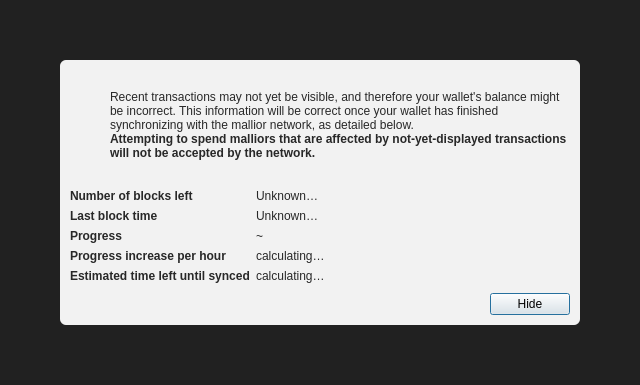
<?xml version="1.0" encoding="UTF-8"?>
<ui version="4.0">
 <class>ModalOverlay</class>
 <widget class="QWidget" name="ModalOverlay">
  <property name="geometry">
   <rect>
    <x>0</x>
    <y>0</y>
    <width>640</width>
    <height>385</height>
   </rect>
  </property>
  <property name="windowTitle">
   <string>Form</string>
  </property>
  <layout class="QVBoxLayout" name="verticalLayout" stretch="0">
   <property name="sizeConstraint">
    <enum>QLayout::SetDefaultConstraint</enum>
   </property>
   <property name="leftMargin">
    <number>0</number>
   </property>
   <property name="topMargin">
    <number>0</number>
   </property>
   <property name="rightMargin">
    <number>0</number>
   </property>
   <property name="bottomMargin">
    <number>0</number>
   </property>
   <item>
    <widget class="QWidget" name="bgWidget" native="true">
     <property name="styleSheet">
      <string notr="true">#bgWidget { background: rgba(0,0,0,220); }</string>
     </property>
     <layout class="QVBoxLayout" name="verticalLayoutMain" stretch="1">
      <property name="leftMargin">
       <number>60</number>
      </property>
      <property name="topMargin">
       <number>60</number>
      </property>
      <property name="rightMargin">
       <number>60</number>
      </property>
      <property name="bottomMargin">
       <number>60</number>
      </property>
      <item>
       <widget class="QWidget" name="contentWidget" native="true">
        <property name="styleSheet">
         <string notr="true">#contentWidget { background: rgba(255,255,255,240); border-radius: 6px; }

QLabel { color: rgb(40,40,40);  }</string>
        </property>
        <layout class="QVBoxLayout" name="verticalLayoutSub" stretch="1,0,0,0">
         <property name="spacing">
          <number>0</number>
         </property>
         <property name="leftMargin">
          <number>10</number>
         </property>
         <property name="topMargin">
          <number>10</number>
         </property>
         <property name="rightMargin">
          <number>10</number>
         </property>
         <property name="bottomMargin">
          <number>10</number>
         </property>
         <item>
          <layout class="QHBoxLayout" name="horizontalLayoutIconText" stretch="0,1">
           <property name="topMargin">
            <number>20</number>
           </property>
           <item>
            <layout class="QVBoxLayout" name="verticalLayoutIcon">
             <property name="leftMargin">
              <number>0</number>
             </property>
             <item>
              <widget class="QPushButton" name="warningIcon">
               <property name="enabled">
                <bool>false</bool>
               </property>
               <property name="text">
                <string/>
               </property>
               <property name="icon">
                <iconset>
                 <normaloff>:/icons/warning</normaloff>
                 <disabledoff>:/icons/warning</disabledoff>:/icons/warning</iconset>
               </property>
               <property name="iconSize">
                <size>
                 <width>48</width>
                 <height>48</height>
                </size>
               </property>
               <property name="flat">
                <bool>true</bool>
               </property>
              </widget>
             </item>
             <item>
              <spacer name="verticalSpacerWarningIcon">
               <property name="orientation">
                <enum>Qt::Vertical</enum>
               </property>
               <property name="sizeHint" stdset="0">
                <size>
                 <width>20</width>
                 <height>40</height>
                </size>
               </property>
              </spacer>
             </item>
            </layout>
           </item>
           <item>
            <layout class="QVBoxLayout" name="verticalLayoutInfoText">
             <property name="leftMargin">
              <number>0</number>
             </property>
             <property name="topMargin">
              <number>0</number>
             </property>
             <item>
              <widget class="QLabel" name="infoText">
               <property name="text">
                <string>Recent transactions may not yet be visible, and therefore your wallet's balance might be incorrect. This information will be correct once your wallet has finished synchronizing with the mallior network, as detailed below.</string>
               </property>
               <property name="textFormat">
                <enum>Qt::RichText</enum>
               </property>
               <property name="wordWrap">
                <bool>true</bool>
               </property>
              </widget>
             </item>
             <item>
              <widget class="QLabel" name="infoTextStrong">
               <property name="font">
                <font>
                 <weight>75</weight>
                 <bold>true</bold>
                </font>
               </property>
               <property name="text">
                <string>Attempting to spend malliors that are affected by not-yet-displayed transactions will not be accepted by the network.</string>
               </property>
               <property name="textFormat">
                <enum>Qt::RichText</enum>
               </property>
               <property name="wordWrap">
                <bool>true</bool>
               </property>
              </widget>
             </item>
             <item>
              <spacer name="verticalSpacerInTextSpace">
               <property name="orientation">
                <enum>Qt::Vertical</enum>
               </property>
               <property name="sizeHint" stdset="0">
                <size>
                 <width>20</width>
                 <height>40</height>
                </size>
               </property>
              </spacer>
             </item>
            </layout>
           </item>
          </layout>
         </item>
         <item>
          <spacer name="verticalSpacerAfterText">
           <property name="orientation">
            <enum>Qt::Vertical</enum>
           </property>
           <property name="sizeHint" stdset="0">
            <size>
             <width>20</width>
             <height>40</height>
            </size>
           </property>
          </spacer>
         </item>
         <item>
          <layout class="QFormLayout" name="formLayout">
           <property name="fieldGrowthPolicy">
            <enum>QFormLayout::FieldsStayAtSizeHint</enum>
           </property>
           <property name="horizontalSpacing">
            <number>6</number>
           </property>
           <property name="verticalSpacing">
            <number>6</number>
           </property>
           <property name="topMargin">
            <number>10</number>
           </property>
           <item row="0" column="0">
            <widget class="QLabel" name="labelNumberOfBlocksLeft">
             <property name="font">
              <font>
               <weight>75</weight>
               <bold>true</bold>
              </font>
             </property>
             <property name="text">
              <string>Number of blocks left</string>
             </property>
            </widget>
           </item>
           <item row="0" column="1">
            <widget class="QLabel" name="numberOfBlocksLeft">
             <property name="text">
              <string>Unknown…</string>
             </property>
            </widget>
           </item>
           <item row="1" column="0">
            <widget class="QLabel" name="labelLastBlockTime">
             <property name="font">
              <font>
               <weight>75</weight>
               <bold>true</bold>
              </font>
             </property>
             <property name="text">
              <string>Last block time</string>
             </property>
            </widget>
           </item>
           <item row="1" column="1">
            <widget class="QLabel" name="newestBlockDate">
             <property name="sizePolicy">
              <sizepolicy hsizetype="Maximum" vsizetype="Preferred">
               <horstretch>0</horstretch>
               <verstretch>0</verstretch>
              </sizepolicy>
             </property>
             <property name="text">
              <string>Unknown…</string>
             </property>
            </widget>
           </item>
           <item row="2" column="0">
            <widget class="QLabel" name="labelSyncDone">
             <property name="font">
              <font>
               <weight>75</weight>
               <bold>true</bold>
              </font>
             </property>
             <property name="text">
              <string>Progress</string>
             </property>
            </widget>
           </item>
           <item row="2" column="1">
            <layout class="QHBoxLayout" name="horizontalLayoutSync" stretch="0,1">
             <item>
              <widget class="QLabel" name="percentageProgress">
               <property name="text">
                <string notr="true">~</string>
               </property>
              </widget>
             </item>
            </layout>
           </item>
           <item row="4" column="0">
            <widget class="QLabel" name="labelProgressIncrease">
             <property name="font">
              <font>
               <weight>75</weight>
               <bold>true</bold>
              </font>
             </property>
             <property name="text">
              <string>Progress increase per hour</string>
             </property>
            </widget>
           </item>
           <item row="4" column="1">
            <widget class="QLabel" name="progressIncreasePerH">
             <property name="text">
              <string>calculating…</string>
             </property>
            </widget>
           </item>
           <item row="5" column="0">
            <widget class="QLabel" name="labelEstimatedTimeLeft">
             <property name="font">
              <font>
               <weight>75</weight>
               <bold>true</bold>
              </font>
             </property>
             <property name="text">
              <string>Estimated time left until synced</string>
             </property>
            </widget>
           </item>
           <item row="5" column="1">
            <widget class="QLabel" name="expectedTimeLeft">
             <property name="text">
              <string>calculating…</string>
             </property>
            </widget>
           </item>
          </layout>
         </item>
         <item>
          <layout class="QHBoxLayout" name="horizontalLayoutButtons">
           <property name="leftMargin">
            <number>10</number>
           </property>
           <property name="topMargin">
            <number>10</number>
           </property>
           <item>
            <spacer name="horizontalSpacer">
             <property name="orientation">
              <enum>Qt::Horizontal</enum>
             </property>
             <property name="sizeHint" stdset="0">
              <size>
               <width>40</width>
               <height>20</height>
              </size>
             </property>
            </spacer>
           </item>
           <item>
            <widget class="QPushButton" name="closeButton">
             <property name="text">
              <string>Hide</string>
             </property>
             <property name="shortcut">
              <string>Esc</string>
             </property>
             <property name="focusPolicy">
              <enum>Qt::StrongFocus</enum>
             </property>
             <property name="default">
              <bool>true</bool>
             </property>
            </widget>
           </item>
          </layout>
         </item>
        </layout>
       </widget>
      </item>
     </layout>
    </widget>
   </item>
  </layout>
 </widget>
 <resources/>
 <connections/>
</ui>
